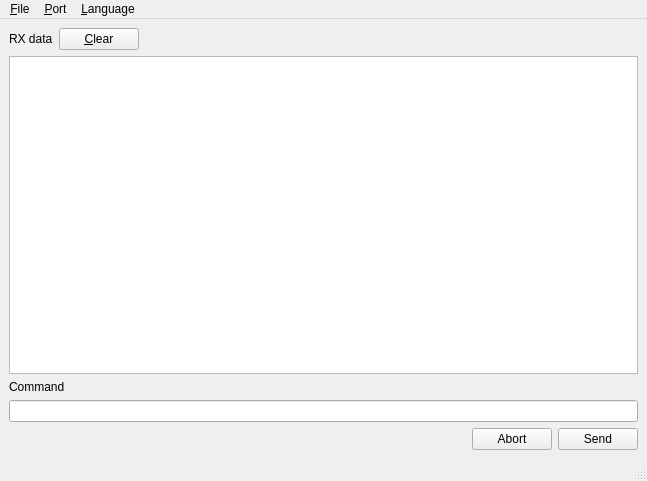
<?xml version="1.0" encoding="UTF-8"?>
<ui version="4.0">
 <class>mdtPortTerm</class>
 <widget class="QMainWindow" name="mdtPortTerm">
  <property name="geometry">
   <rect>
    <x>0</x>
    <y>0</y>
    <width>647</width>
    <height>481</height>
   </rect>
  </property>
  <property name="windowTitle">
   <string>MDT Port Terminal</string>
  </property>
  <widget class="QWidget" name="centralwidget">
   <layout class="QVBoxLayout" name="verticalLayout">
    <item>
     <layout class="QHBoxLayout" name="horizontalLayout">
      <item>
       <widget class="QLabel" name="lbTerm">
        <property name="text">
         <string>RX data</string>
        </property>
       </widget>
      </item>
      <item>
       <widget class="QPushButton" name="pbClearTerm">
        <property name="text">
         <string>&amp;Clear</string>
        </property>
       </widget>
      </item>
      <item>
       <spacer name="horizontalSpacer_2">
        <property name="orientation">
         <enum>Qt::Horizontal</enum>
        </property>
        <property name="sizeHint" stdset="0">
         <size>
          <width>40</width>
          <height>20</height>
         </size>
        </property>
       </spacer>
      </item>
     </layout>
    </item>
    <item>
     <widget class="QTextEdit" name="teTerm">
      <property name="focusPolicy">
       <enum>Qt::ClickFocus</enum>
      </property>
      <property name="readOnly">
       <bool>true</bool>
      </property>
     </widget>
    </item>
    <item>
     <widget class="QLabel" name="lbCmd">
      <property name="text">
       <string>Command</string>
      </property>
     </widget>
    </item>
    <item>
     <widget class="QLineEdit" name="leCmd"/>
    </item>
    <item>
     <layout class="QHBoxLayout" name="bottomHLayout">
      <item>
       <spacer name="horizontalSpacer">
        <property name="orientation">
         <enum>Qt::Horizontal</enum>
        </property>
        <property name="sizeHint" stdset="0">
         <size>
          <width>398</width>
          <height>20</height>
         </size>
        </property>
       </spacer>
      </item>
      <item>
       <widget class="QPushButton" name="pbSendCmdAbort">
        <property name="text">
         <string>Abort</string>
        </property>
       </widget>
      </item>
      <item>
       <widget class="QPushButton" name="pbSendCmd">
        <property name="text">
         <string>Send</string>
        </property>
       </widget>
      </item>
     </layout>
    </item>
   </layout>
  </widget>
  <widget class="QMenuBar" name="menubar">
   <property name="geometry">
    <rect>
     <x>0</x>
     <y>0</y>
     <width>647</width>
     <height>23</height>
    </rect>
   </property>
   <widget class="QMenu" name="menu_File">
    <property name="title">
     <string>&amp;File</string>
    </property>
    <addaction name="action_Quit"/>
   </widget>
   <widget class="QMenu" name="menu_Port">
    <property name="title">
     <string>&amp;Port</string>
    </property>
    <addaction name="action_Setup"/>
    <addaction name="separator"/>
    <addaction name="action_SerialPort"/>
    <addaction name="action_UsbTmcPort"/>
   </widget>
   <widget class="QMenu" name="menu_Language">
    <property name="title">
     <string>&amp;Language</string>
    </property>
   </widget>
   <addaction name="menu_File"/>
   <addaction name="menu_Port"/>
   <addaction name="menu_Language"/>
  </widget>
  <widget class="QStatusBar" name="statusbar"/>
  <action name="action_Quit">
   <property name="text">
    <string>&amp;Quit</string>
   </property>
  </action>
  <action name="action_Setup">
   <property name="text">
    <string>&amp;Setup</string>
   </property>
  </action>
  <action name="action_French">
   <property name="checkable">
    <bool>true</bool>
   </property>
   <property name="text">
    <string>&amp;French</string>
   </property>
  </action>
  <action name="action_German">
   <property name="checkable">
    <bool>true</bool>
   </property>
   <property name="text">
    <string>&amp;German</string>
   </property>
  </action>
  <action name="action_SerialPort">
   <property name="checkable">
    <bool>true</bool>
   </property>
   <property name="text">
    <string>Serial port</string>
   </property>
  </action>
  <action name="action_UsbTmcPort">
   <property name="checkable">
    <bool>true</bool>
   </property>
   <property name="text">
    <string>USBTMC port</string>
   </property>
  </action>
 </widget>
 <resources/>
 <connections>
  <connection>
   <sender>action_Quit</sender>
   <signal>activated()</signal>
   <receiver>mdtPortTerm</receiver>
   <slot>close()</slot>
   <hints>
    <hint type="sourcelabel">
     <x>-1</x>
     <y>-1</y>
    </hint>
    <hint type="destinationlabel">
     <x>318</x>
     <y>190</y>
    </hint>
   </hints>
  </connection>
 </connections>
</ui>
